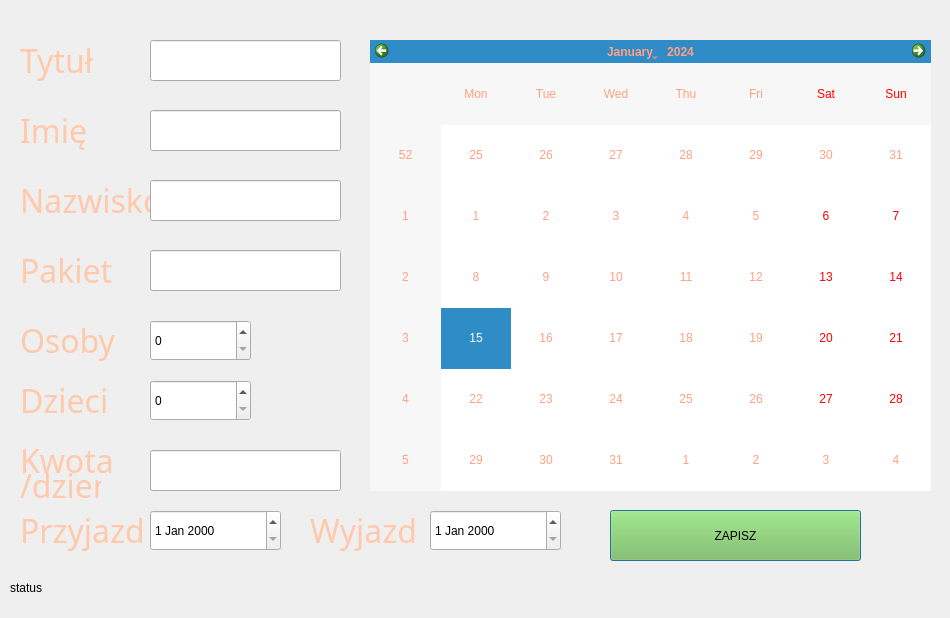
<?xml version="1.0" encoding="UTF-8"?>
<ui version="4.0">
 <class>newres</class>
 <widget class="QDialog" name="newres">
  <property name="geometry">
   <rect>
    <x>0</x>
    <y>0</y>
    <width>950</width>
    <height>618</height>
   </rect>
  </property>
  <property name="windowTitle">
   <string>Dialog</string>
  </property>
  <widget class="QLabel" name="label">
   <property name="geometry">
    <rect>
     <x>10</x>
     <y>580</y>
     <width>371</width>
     <height>16</height>
    </rect>
   </property>
   <property name="styleSheet">
    <string notr="true">color: rgb(0,0,0)</string>
   </property>
   <property name="text">
    <string>status</string>
   </property>
  </widget>
  <widget class="QLabel" name="label_2">
   <property name="geometry">
    <rect>
     <x>20</x>
     <y>30</y>
     <width>161</width>
     <height>61</height>
    </rect>
   </property>
   <property name="font">
    <font>
     <family>American Typewriter</family>
     <pointsize>24</pointsize>
     <weight>50</weight>
     <italic>false</italic>
     <bold>false</bold>
    </font>
   </property>
   <property name="styleSheet">
    <string notr="true">color: rgb(255, 201, 171);
</string>
   </property>
   <property name="text">
    <string>Tytuł</string>
   </property>
  </widget>
  <widget class="QLineEdit" name="lineEdit">
   <property name="geometry">
    <rect>
     <x>150</x>
     <y>40</y>
     <width>191</width>
     <height>41</height>
    </rect>
   </property>
   <property name="styleSheet">
    <string notr="true">color: rgb(0, 0, 0);
</string>
   </property>
  </widget>
  <widget class="QLabel" name="label_3">
   <property name="geometry">
    <rect>
     <x>20</x>
     <y>100</y>
     <width>161</width>
     <height>61</height>
    </rect>
   </property>
   <property name="font">
    <font>
     <family>American Typewriter</family>
     <pointsize>24</pointsize>
     <weight>50</weight>
     <italic>false</italic>
     <bold>false</bold>
    </font>
   </property>
   <property name="styleSheet">
    <string notr="true">color: rgb(255, 201, 171);
</string>
   </property>
   <property name="text">
    <string>Imię</string>
   </property>
  </widget>
  <widget class="QLineEdit" name="lineEdit_2">
   <property name="geometry">
    <rect>
     <x>150</x>
     <y>110</y>
     <width>191</width>
     <height>41</height>
    </rect>
   </property>
   <property name="styleSheet">
    <string notr="true">color: rgb(0, 0, 0)</string>
   </property>
  </widget>
  <widget class="QLabel" name="label_4">
   <property name="geometry">
    <rect>
     <x>20</x>
     <y>170</y>
     <width>161</width>
     <height>61</height>
    </rect>
   </property>
   <property name="font">
    <font>
     <family>American Typewriter</family>
     <pointsize>24</pointsize>
     <weight>50</weight>
     <italic>false</italic>
     <bold>false</bold>
    </font>
   </property>
   <property name="styleSheet">
    <string notr="true">color: rgb(255, 201, 171);
</string>
   </property>
   <property name="text">
    <string>Nazwisko</string>
   </property>
  </widget>
  <widget class="QLineEdit" name="lineEdit_3">
   <property name="geometry">
    <rect>
     <x>150</x>
     <y>180</y>
     <width>191</width>
     <height>41</height>
    </rect>
   </property>
   <property name="styleSheet">
    <string notr="true">color: rgb(0, 0, 0)</string>
   </property>
  </widget>
  <widget class="QLabel" name="label_5">
   <property name="geometry">
    <rect>
     <x>20</x>
     <y>240</y>
     <width>161</width>
     <height>61</height>
    </rect>
   </property>
   <property name="font">
    <font>
     <family>American Typewriter</family>
     <pointsize>24</pointsize>
     <weight>50</weight>
     <italic>false</italic>
     <bold>false</bold>
    </font>
   </property>
   <property name="styleSheet">
    <string notr="true">color: rgb(255, 201, 171);
</string>
   </property>
   <property name="text">
    <string>Pakiet</string>
   </property>
  </widget>
  <widget class="QLineEdit" name="lineEdit_4">
   <property name="geometry">
    <rect>
     <x>150</x>
     <y>250</y>
     <width>191</width>
     <height>41</height>
    </rect>
   </property>
   <property name="styleSheet">
    <string notr="true">color: rgb(0, 0, 0)</string>
   </property>
  </widget>
  <widget class="QLabel" name="label_6">
   <property name="geometry">
    <rect>
     <x>20</x>
     <y>310</y>
     <width>161</width>
     <height>61</height>
    </rect>
   </property>
   <property name="font">
    <font>
     <family>American Typewriter</family>
     <pointsize>24</pointsize>
     <weight>50</weight>
     <italic>false</italic>
     <bold>false</bold>
    </font>
   </property>
   <property name="styleSheet">
    <string notr="true">color: rgb(255, 201, 171);
</string>
   </property>
   <property name="text">
    <string>Osoby</string>
   </property>
  </widget>
  <widget class="QSpinBox" name="spinBox">
   <property name="geometry">
    <rect>
     <x>150</x>
     <y>320</y>
     <width>101</width>
     <height>41</height>
    </rect>
   </property>
   <property name="styleSheet">
    <string notr="true">color: rgb(0,0,0);</string>
   </property>
  </widget>
  <widget class="QLabel" name="label_7">
   <property name="geometry">
    <rect>
     <x>20</x>
     <y>370</y>
     <width>161</width>
     <height>61</height>
    </rect>
   </property>
   <property name="font">
    <font>
     <family>American Typewriter</family>
     <pointsize>24</pointsize>
     <weight>50</weight>
     <italic>false</italic>
     <bold>false</bold>
    </font>
   </property>
   <property name="styleSheet">
    <string notr="true">color: rgb(255, 201, 171);
</string>
   </property>
   <property name="text">
    <string>Dzieci</string>
   </property>
  </widget>
  <widget class="QSpinBox" name="spinBox_2">
   <property name="geometry">
    <rect>
     <x>150</x>
     <y>380</y>
     <width>101</width>
     <height>41</height>
    </rect>
   </property>
   <property name="styleSheet">
    <string notr="true">color: rgb(0,0,0);</string>
   </property>
  </widget>
  <widget class="QLabel" name="label_8">
   <property name="geometry">
    <rect>
     <x>20</x>
     <y>430</y>
     <width>161</width>
     <height>61</height>
    </rect>
   </property>
   <property name="font">
    <font>
     <family>American Typewriter</family>
     <pointsize>24</pointsize>
     <weight>50</weight>
     <italic>false</italic>
     <bold>false</bold>
    </font>
   </property>
   <property name="styleSheet">
    <string notr="true">color: rgb(255, 201, 171);
</string>
   </property>
   <property name="text">
    <string>Kwota</string>
   </property>
  </widget>
  <widget class="QLineEdit" name="lineEdit_5">
   <property name="geometry">
    <rect>
     <x>150</x>
     <y>450</y>
     <width>191</width>
     <height>41</height>
    </rect>
   </property>
   <property name="styleSheet">
    <string notr="true">color: rgb(0, 0, 0)</string>
   </property>
   <property name="text">
    <string/>
   </property>
  </widget>
  <widget class="QLabel" name="label_9">
   <property name="geometry">
    <rect>
     <x>20</x>
     <y>500</y>
     <width>161</width>
     <height>61</height>
    </rect>
   </property>
   <property name="font">
    <font>
     <family>American Typewriter</family>
     <pointsize>24</pointsize>
     <weight>50</weight>
     <italic>false</italic>
     <bold>false</bold>
    </font>
   </property>
   <property name="styleSheet">
    <string notr="true">color: rgb(255, 201, 171);
</string>
   </property>
   <property name="text">
    <string>Przyjazd</string>
   </property>
  </widget>
  <widget class="QDateEdit" name="dateEdit">
   <property name="geometry">
    <rect>
     <x>150</x>
     <y>510</y>
     <width>131</width>
     <height>41</height>
    </rect>
   </property>
   <property name="styleSheet">
    <string notr="true">color: rgb(0,0,0);</string>
   </property>
  </widget>
  <widget class="QLabel" name="label_10">
   <property name="geometry">
    <rect>
     <x>310</x>
     <y>500</y>
     <width>161</width>
     <height>61</height>
    </rect>
   </property>
   <property name="font">
    <font>
     <family>American Typewriter</family>
     <pointsize>24</pointsize>
     <weight>50</weight>
     <italic>false</italic>
     <bold>false</bold>
    </font>
   </property>
   <property name="styleSheet">
    <string notr="true">color: rgb(255, 201, 171);
</string>
   </property>
   <property name="text">
    <string>Wyjazd</string>
   </property>
  </widget>
  <widget class="QDateEdit" name="dateEdit_2">
   <property name="geometry">
    <rect>
     <x>430</x>
     <y>510</y>
     <width>131</width>
     <height>41</height>
    </rect>
   </property>
   <property name="styleSheet">
    <string notr="true">color: rgb(0,0,0);</string>
   </property>
  </widget>
  <widget class="QCalendarWidget" name="calendarWidget">
   <property name="geometry">
    <rect>
     <x>370</x>
     <y>40</y>
     <width>561</width>
     <height>451</height>
    </rect>
   </property>
   <property name="styleSheet">
    <string notr="true">color: rgb(255, 161, 131);</string>
   </property>
  </widget>
  <widget class="QPushButton" name="pushButton">
   <property name="geometry">
    <rect>
     <x>610</x>
     <y>510</y>
     <width>251</width>
     <height>51</height>
    </rect>
   </property>
   <property name="styleSheet">
    <string notr="true">background-color: rgb(122, 194, 79)</string>
   </property>
   <property name="text">
    <string>ZAPISZ</string>
   </property>
  </widget>
  <widget class="QLabel" name="label_11">
   <property name="geometry">
    <rect>
     <x>20</x>
     <y>470</y>
     <width>81</width>
     <height>31</height>
    </rect>
   </property>
   <property name="font">
    <font>
     <family>American Typewriter</family>
     <pointsize>24</pointsize>
     <weight>50</weight>
     <italic>false</italic>
     <bold>false</bold>
    </font>
   </property>
   <property name="styleSheet">
    <string notr="true">color: rgb(255, 201, 171);
</string>
   </property>
   <property name="text">
    <string>/dzień</string>
   </property>
  </widget>
 </widget>
 <resources/>
 <connections/>
</ui>
